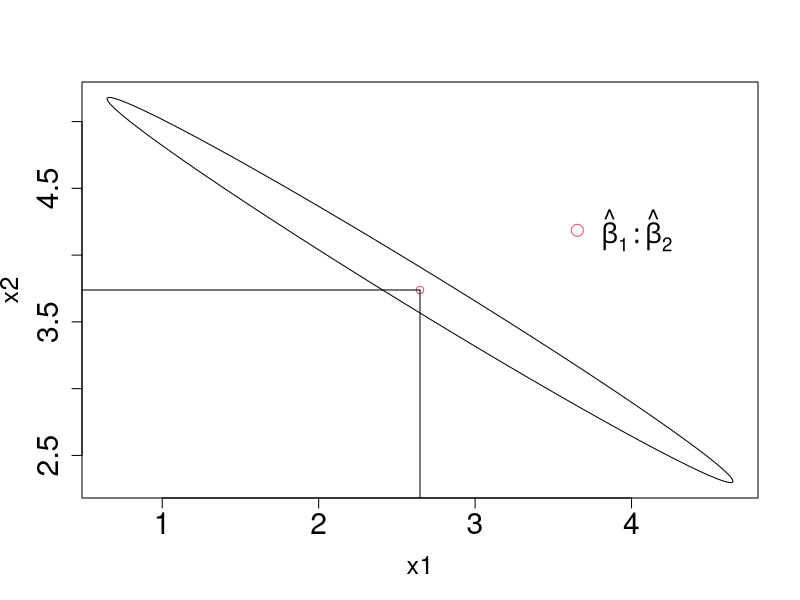

Write R code to recreate this figure. (Note: this script raises an error after producing the figure.)

rm(list=ls(all=TRUE))
set.seed(27)

# take home - final - AMS 206

y = c(82, 79, 74, 83, 80, 81, 84, 81)
x1 = c(10, 9, 9, 11, 11, 10, 10, 12)
x2 = c(15, 14, 13, 15, 14, 14, 16, 13)

X = cbind(x1, x2)

fit.1 = lm(y ~ -1 + x1 + x2) 
summary(fit.1)
p = 2
n = length(y)

XtX = t(X)%*%X
invXtX = solve(XtX)
Xty = t(X)%*%y

# Question 1

# 1.a

beta.hat = solve(t(X)%*%X)%*%t(X)%*%y
sigma.hat = sum((y-X%*%beta.hat)^2)/(n-p)

# 1.b
lambda.1 = c(1,0)
var.est.1 = sqrt((sigma.hat)%*%(t(lambda.1)%*%invXtX%*%lambda.1))

t(lambda.1)%*%beta.hat + qt(0.975,6)*var.est.1
t(lambda.1)%*%beta.hat - qt(0.975,6)*var.est.1

lambda.2 = c(2,1)
var.est.2 = sqrt((sigma.hat)%*%(t(lambda.2)%*%invXtX%*%lambda.2))

t(lambda.2)%*%beta.hat + qt(0.975,6)*var.est.2
t(lambda.2)%*%beta.hat - qt(0.975,6)*var.est.2

# 1.c
lambda.3 = c(0,1)
var.est.3 = sqrt((sigma.hat)%*%(t(lambda.3)%*%invXtX%*%lambda.3))

t(lambda.3)%*%beta.hat + qt(0.975,6)*var.est.3
t(lambda.3)%*%beta.hat - qt(0.975,6)*var.est.3

t.val.3 = (t(lambda.3)%*%beta.hat - 3) / var.est.3
pval.3 = (1-pt(abs(t.val.3),n-p))*2

# 1.d
lambda.4 = c(1,-1)
var.est.4 = sqrt((sigma.hat)%*%(t(lambda.4)%*%invXtX%*%lambda.4))

t(lambda.4)%*%beta.hat + qt(0.975,6)*var.est.4
t(lambda.4)%*%beta.hat - qt(0.975,6)*var.est.4

t.val.4 = (t(lambda.4)%*%beta.hat - 0) / var.est.4
pval.4 = (1-pt(abs(t.val.4),n-p))*2

# Question 2

# 2.a
fit.2 = lm(y ~ -1 + x1 + x2)
summary(fit.2)

lambda.5 = c(0,1)
var.est.5 = sqrt((sigma.hat^2)%*%(t(lambda.5)%*%invXtX%*%lambda.5))

t.val.5 = (t(lambda.5)%*%beta.hat - 0) / var.est.5
pval.5 = (1-pt(abs(t.val.5),n-p))*2

# 2.b
library(ellipse)
plot(ellipse(fit.2, which = c(1,2), level = 0.95), type = 'l', cex.lab=1.5,cex.main = 2,cex.axis=1.8)
points(fit.2$coefficients[1], fit.2$coefficients[2], col=2)
segments(fit.2$coefficients[1],0,fit.2$coefficients[1],fit.2$coefficients[2])
segments(0,fit.2$coefficients[2],fit.2$coefficients[1],fit.2$coefficients[2])
legend(3.5,4.5, pch=1, box.lty = 0,cex=1.6, legend=c(expression(paste(hat(beta)[1]:hat(beta)[2]))),bty='n',col=c(2))



beta1.hat <- beta.hat[1]
beta2.hat <- beta.hat[2]
se1 <- std.error[1]
se2 <- std.error[2]
alpha <- 0.05
beta1.lo <- beta1.hat + se1*qt(alpha/2, df=n-p)
beta1.hi <- beta1.hat - se1*qt(alpha/2, df=n-p)
beta2.lo <- beta2.hat + se2*qt(alpha/2, df=n-p)
beta2.hi <- beta2.hat - se2*qt(alpha/2, df=n-p)
beta1.lo.ex <- beta1.hat + se1*qt((alpha/2)/2, df=n-p)
beta1.hi.ex <- beta1.hat - se1*qt((alpha/2)/2, df=n-p)
beta2.lo.ex <- beta2.hat + se2*qt((alpha/2)/2, df=n-p)
beta2.hi.ex <- beta2.hat - se2*qt((alpha/2)/2, df=n-p)
plot(beta1.hat, beta2.hat, xlim=c(-1,5), ylim=c(1,6),
     xlab=expression(beta[1]), ylab=expression(beta[2]))
segments(x0=c(beta1.hat,beta1.lo), y0=c(beta2.lo,beta2.hat),
         x1=c(beta1.hat,beta1.hi), y1=c(beta2.hi,beta2.hat), col="grey")
polygon(x=c(beta1.lo.ex,beta1.lo.ex,beta1.hi.ex,beta1.hi.ex),
        y=c(beta2.lo.ex,beta2.hi.ex,beta2.hi.ex,beta2.lo.ex))

# 2.c

fit.3 = lm(y ~ x1 + x2)
summary(fit.3)

plot(ellipse(fit.3, which = c(1,2), level = 0.95), type = 'l')
plot(ellipse(fit.3, which = c(2,3), level = 0.95), type = 'l')


# Question 4

data = matrix(c(0.620, 1, 1,
  1.342, 1, 1,
  0.669, 1, 1,
  0.687, 1, 1,
  0.155, 1, 1,
  2.000, 1, 1,
  1.228, 1, 2,
  3.762, 1, 2,
  2.219, 1, 2,
  4.207, 1, 2,
  0.615, 1, 3,
  2.245, 1, 3,
  2.077, 1, 3,
  3.357, 1, 3,
  1.182, 2, 1,
  1.068, 2, 1,
  2.545, 2, 1,
  2.233, 2, 1, 
  2.664, 2, 1, 
  1.002, 2, 1, 
  2.506, 2, 1,
  4.285, 2, 1,
  1.696, 2, 1,
  3.080, 2, 2, 
  2.741, 2, 2,
  2.522, 2, 2,
  1.647, 2, 2,
  1.999, 2, 2,
  2.939, 2, 2,
  2.240, 2, 3,
  0.330, 2, 3,
  3.453, 2, 3,
  1.527, 2, 3,
  0.809, 2, 3,
  1.942, 2, 3), nrow = 35, ncol = 3, byrow = TRUE, dimnames=list(c(seq(1,35,1)),c("Scores","BG","Major")))

data = as.data.frame(data)  

fit.4 = lm(Scores ~ as.factor(Major)*as.factor(BG), data=data)
summary(fit.4)

anova(fit.4)

names <- c('Major','BG')
data[, names] = lapply(data[ , names], factor)

levels(data$Major)[c(1,2,3)] = c('Economics', 'Anthropology', "Sociology")
levels(data$BG)[c(1,2)] = c("Rural", "Urban")

interaction.plot(data$Major, data$BG, data$Scores, trace.lab="BG", legend=F,cex.axis=1.5, cex.lab=1.5, xlab="Major", ylab="Mean of Score", cex=1.5)
legend(2.3,1.6, lty = c(2,1), box.lty = 0,cex=1.5, legend=c("Rural","Urban"))

interaction.plot(data$BG, data$Major, data$Scores, trace.lab="Major",cex.axis=1.5, cex.lab=1.5, xlab="BG", ylab="Mean of Score", cex=1.5)

library(ggplot2)
ggplot(aes(y = Scores, x = BG, fill = Major), data = data) + 
  geom_boxplot()

fit.5 = lm(Scores ~ 1, data=data)
summary(fit.5)

anova(fit.4, fit.5)
